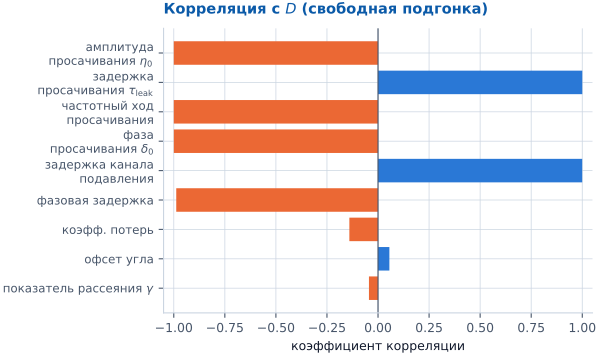

The Python source for this figure:
# -*- coding: utf-8 -*-
"""Рис. 9.2 -- корреляция свободной оценки D со всеми остальными параметрами.

ВИЗУАЛИЗАЦИЯ УЖЕ ПОСЧИТАННЫХ ЧИСЕЛ (не новый расчёт): значения читаются из
готового артефакта research/results/identifiability/identifiability.json,
поле free_fit.correl_with_D (ковариационная матрица подгонки lmfit в точке
свободного минимума). Подписи параметров -- физическое описание (без
внутренних имён полей), с расшифровкой в Z_provenance.tex, ключ 9.4.
"""

import json
import sys
from pathlib import Path

REPO = Path(__file__).resolve().parents[4]
sys.path.insert(0, str(REPO))

import numpy as np

import pstyle as ps
import matplotlib.pyplot as plt

ART = REPO / "research" / "results" / "identifiability" / "identifiability.json"
d = json.loads(ART.read_text(encoding="utf-8"))
correl = d["free_fit"]["correl_with_D"]

label_map = {
    "D_um~loss_factor": "коэфф. потерь",
    "D_um~gamma": "показатель рассеяния $\\gamma$",
    "D_um~angle_offset": "офсет угла",
    "D_um~tau_ps": "фазовая задержка",
    "D_um~tau_par_ps": "задержка канала\nподавления",
    "D_um~eta0": "амплитуда\nпросачивания $\\eta_0$",
    "D_um~eta_exp": "частотный ход\nпросачивания",
    "D_um~delta0": "фаза\nпросачивания $\\delta_0$",
    "D_um~tau_leak": "задержка\nпросачивания $\\tau_{\\rm leak}$",
}

keys = list(correl.keys())
labels = [label_map.get(k, k) for k in keys]
vals = [correl[k] for k in keys]

order = np.argsort(np.abs(vals))
labels = [labels[i] for i in order]
vals = [vals[i] for i in order]

fig, ax = plt.subplots(figsize=(6.2, 3.8))
colors = [ps.S2 if v < 0 else ps.S1 for v in vals]
y = np.arange(len(vals))
ax.barh(y, vals, color=colors)
ax.set_yticks(y)
ax.set_yticklabels(labels, fontsize=8.5)
ax.axvline(0, color=ps.INK_2, lw=0.8)
ax.set_xlim(-1.05, 1.05)
ps.finish(ax, title=r"Корреляция с $D$ (свободная подгонка)", xlabel="коэффициент корреляции")

fig.tight_layout()
ps.save(fig, "fig09_corrmap")
